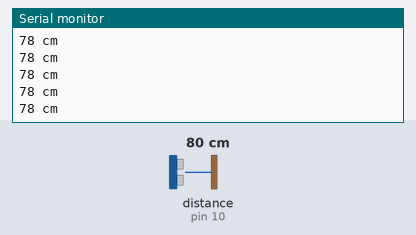
The sketch below on a simulated Arduino Uno, built with avr-gcc and run on an emulated ATmega328P. Shown: the last lines printed to the serial monitor. Wiring (inferred from the names in the program): ultrasonic range finder: trigger pin 9; echo pin 10. The inputs (shaded band) are chosen by the test bench; at power-on: distance to the obstacle (sensor on pin 10) 80 cm. The echo pulse lasts 58.3 µs per cm.

Above: at 1.2 s.
1.3 s: distance to the obstacle (sensor on pin 10) set to 60 cm
At 1.6 s:
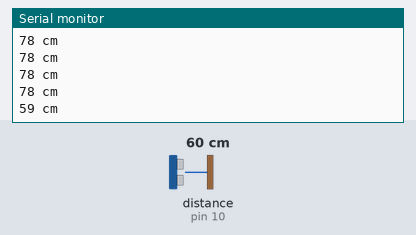
4.3 s: distance to the obstacle (sensor on pin 10) set to 2 cm
At 4.46 s:
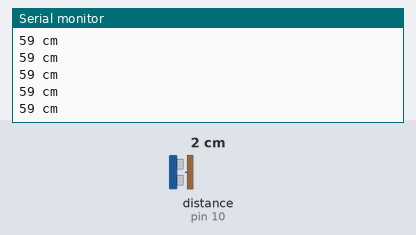
Timing chart, 0 to 7.3 s (numbered marks = the images above; inputs shaded):
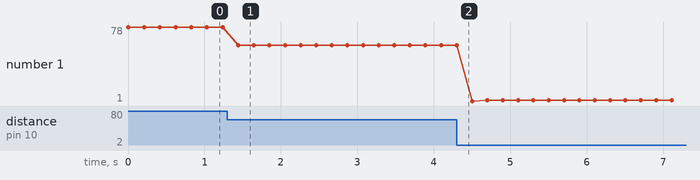

Measured:
- after the input at 1.3 s, the serial monitor: prints a new line after 0.14 s (image 1)
- plotted number 1: 78 → 59 after the input at 1.3 s, 59 → 2 after the input at 4.3 s

The sketch:

ul.ino
```cpp
#define TRIG_PIN 9
#define ECHO_PIN 10

void setup() {
  Serial.begin(9600);
  pinMode(TRIG_PIN, OUTPUT);
  pinMode(ECHO_PIN, INPUT);
}

void loop() {
  // Transmit a 10-microsecond pulse
  digitalWrite(TRIG_PIN, LOW);
  delayMicroseconds(2);
  digitalWrite(TRIG_PIN, HIGH);
  delayMicroseconds(10);
  digitalWrite(TRIG_PIN, LOW);

  // Measure the bounce-back time
  long duration = pulseIn(ECHO_PIN, HIGH);

  // Convert time to distance (cm)
  int distance = duration * 0.034 / 2;

  // Print result
  Serial.print(distance);
  Serial.println(" cm");

  delay(200); // Simple delay for stability
}
```
